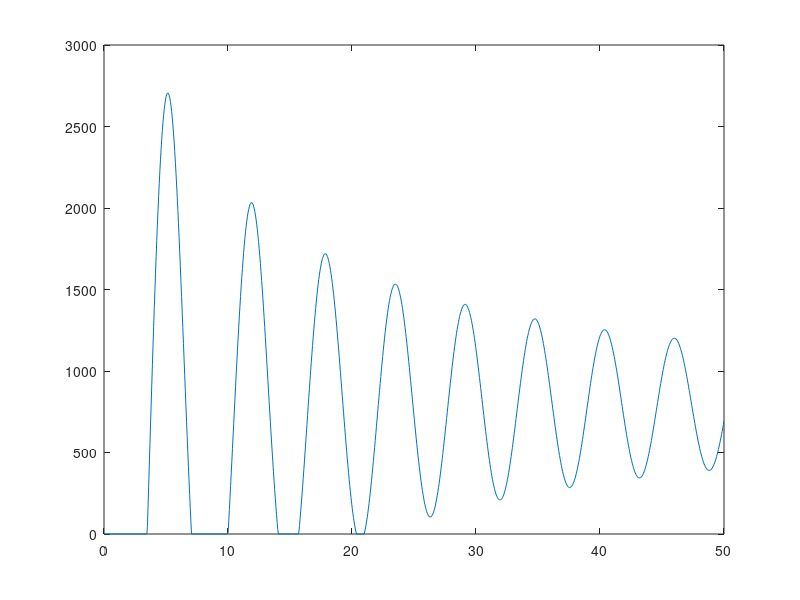
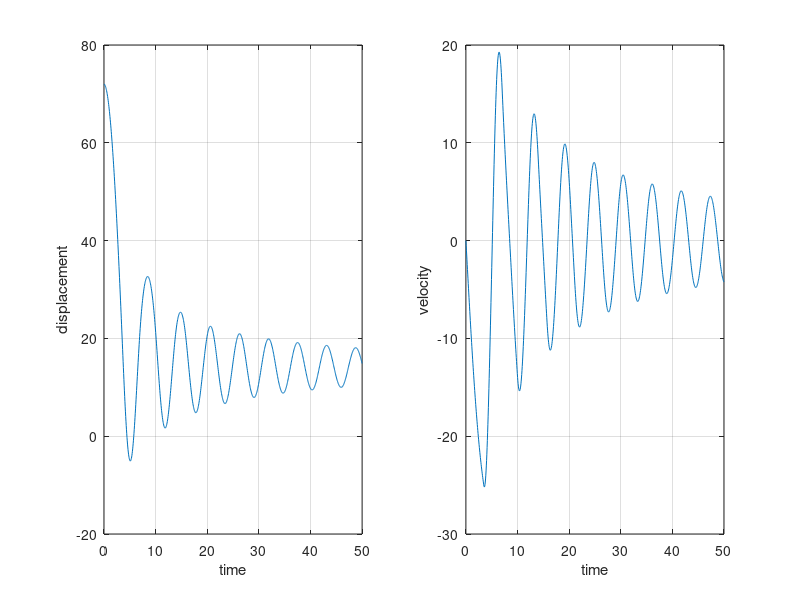

Write the MATLAB code that produced these figures, in order.
% Bungee1
clc;
clear;
close all;

%% Inputs

% Time
dt = 0.05;      % Timestep (s)
Tmax = 50;      % Max time (s)
ninc = Tmax/dt; % Number of increments

% Jumper
m    = 80;          % Mass of jumper (Kg)
xTop = 72;          % Starting height
c    = 1.3;         % Coeff of drag
rho  = 1.225;       % Density of air
A    = 1.4;         % Area of jumper
CdA  = 0.5 * rho * c;

% Bungee
l = 50;    % Natural length of bungee
k = 100;   % Stiffness of bungee

% Set up vars to store data
t = linspace(0,Tmax,ninc);
x = zeros(size(t));   % Displacement
v = zeros(size(t));   % Velocity
a = zeros(size(t));   % Acceleration
F = zeros(size(t));   % Total force on jumper
Fb = zeros(size(t));   % Total force on jumper

%% Set initial conditions
x(1)  = xTop;
v(1)  = 0;
Fb(1) = 0;
F(1)  = m*9.81 - ( CdA * v(1)^2 );
a(1)  = -F(1) / m;


%% Loop thru and calc
for n = 2:ninc
    
    % Bungee force
    if x(n-1) < (xTop-l)
        d = xTop - l - x(n-1);
        Fb(n) = k * d;
    else
        Fb(n) = 0;
    end
    
    % Drag force
    if v(n-1) <= 0
        Fd(n) = CdA * (v(n-1)^2);
    else
        Fd(n) = -1 * CdA * (v(n-1)^2);
    end
    
    F(n)  = m*9.81 - Fd(n) - Fb(n);
    a(n)  = -F(n) / m;
    v(n)  = v(n-1) + (a(n)*dt);
    x(n)  = x(n-1) + (v(n)*dt);
end

figure
plot(t,Fb)


%% Do plot

figure
subplot(1,2,1)
plot(t,x)
grid on
xlabel('time')
ylabel('displacement')
subplot(1,2,2)
plot(t,v)
grid on
xlabel('time')
ylabel('velocity')
